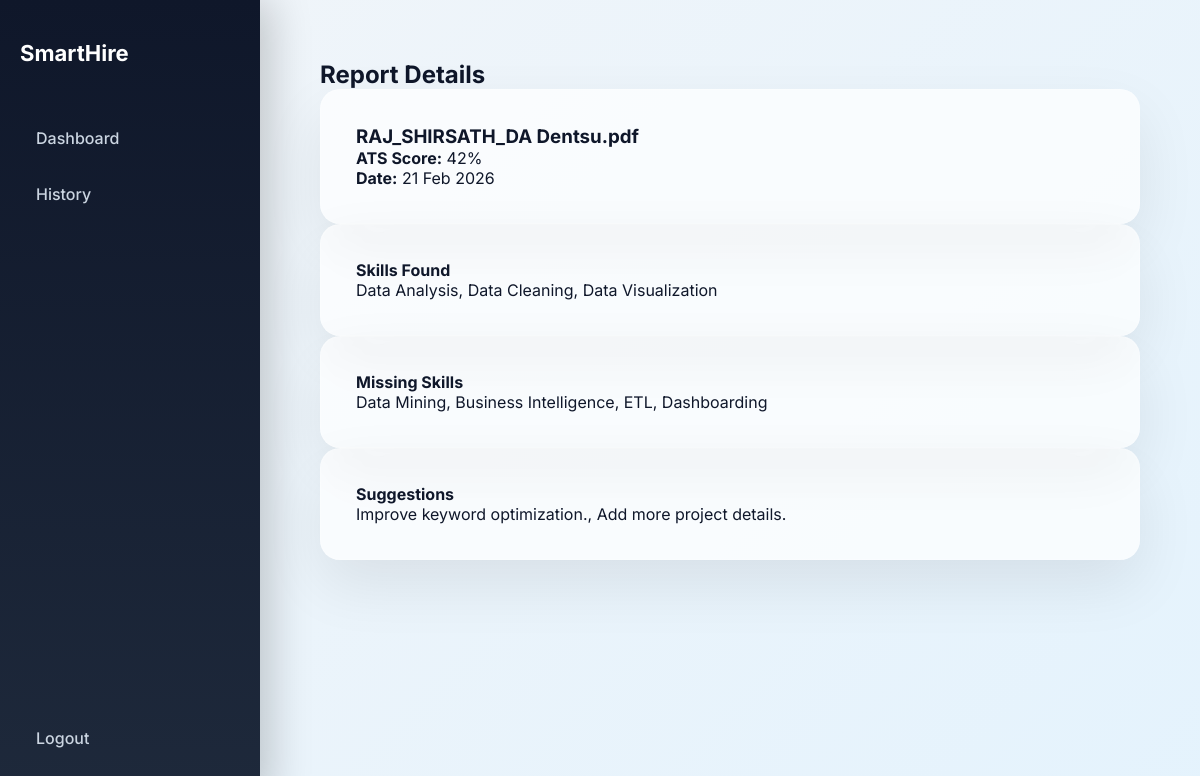
Page /report/24 (signed in) on the committed database.
### models.py (models this page shows)
class ResumeReport(db.Model):
    id = db.Column(db.Integer, primary_key=True)
    user_id = db.Column(db.Integer, db.ForeignKey('user.id'))
    file_name = db.Column(db.String(200))
    ats_score = db.Column(db.Integer)
    skills_found = db.Column(db.Text)
    missing_skills = db.Column(db.Text)
    suggestions = db.Column(db.Text)
    created_at = db.Column(db.DateTime, default=datetime.utcnow)

### app.py (the view)
@app.route("/report/<int:report_id>")
@login_required
def view_report(report_id):
    report = ResumeReport.query.get_or_404(report_id)
    if report.user_id != current_user.id:
        flash("Unauthorized access.")
        return redirect(url_for("history"))
    return render_template("view_report.html", report=report)

### app.py (called while the page is built)
@login_manager.user_loader
def load_user(user_id):
    return User.query.get(int(user_id))

### templates/view_report.html
{% extends "base.html" %}
{% block content %}
<h2>Report Details</h2>
<div class="report-card">
    <h3>{{ report.file_name }}</h3>
    <p><strong>ATS Score:</strong> {{ report.ats_score }}%</p>
    <p><strong>Date:</strong> {{ report.created_at.strftime("%d %b %Y") }}</p>
</div>
<div class="report-section">
    <h4>Skills Found</h4>
    <p>{{ report.skills_found }}</p>
</div>
<div class="report-section">
    <h4>Missing Skills</h4>
    <p>{{ report.missing_skills }}</p>
</div>
<div class="report-section">
    <h4>Suggestions</h4>
    <p>{{ report.suggestions }}</p>
</div>
{% endblock %}

### static/css/style.css (style rules this page uses)
:root { --primary: #3b82f6; --primary-dark: #2563eb; --dark: #0f172a; --dark-2: #1e293b; --light-bg: #f8fafc; --card-bg: rgba(255, 255, 255, 0.7); --border: rgba(255, 255, 255, 0.2); --text-main: #0f172a; --text-light: #64748b; --success: #22c55e; --danger: #ef4444; }
* { margin: 0; padding: 0; box-sizing: border-box; }
body { font-family: 'Inter', sans-serif; background: linear-gradient(-45deg, #eef2ff, #f8fafc, #e0f2fe, #f1f5f9); background-size: 400% 400%; animation: gradientBG 18s ease infinite; color: var(--text-main); }
.card, .upload-card, .result-box, .report-card, .report-section { backdrop-filter: blur(20px); background: var(--card-bg); border-radius: 20px; padding: 35px; border: 1px solid var(--border); box-shadow: 0 25px 60px rgba(0,0,0,0.08); transition: 0.4s ease; }

### rows in the picture
ResumeReport: file_name "RAJ_SHIRSATH_DA Dentsu.pdf", ats_score "42", created_at "21 Feb 2026", skills_found "Data Analysis, Data Cleaning, Data Visualization", missing_skills "Data Mining, Business Intelligence, ETL, Dashboarding", suggestions "Improve keyword optimization., Add more project details."
